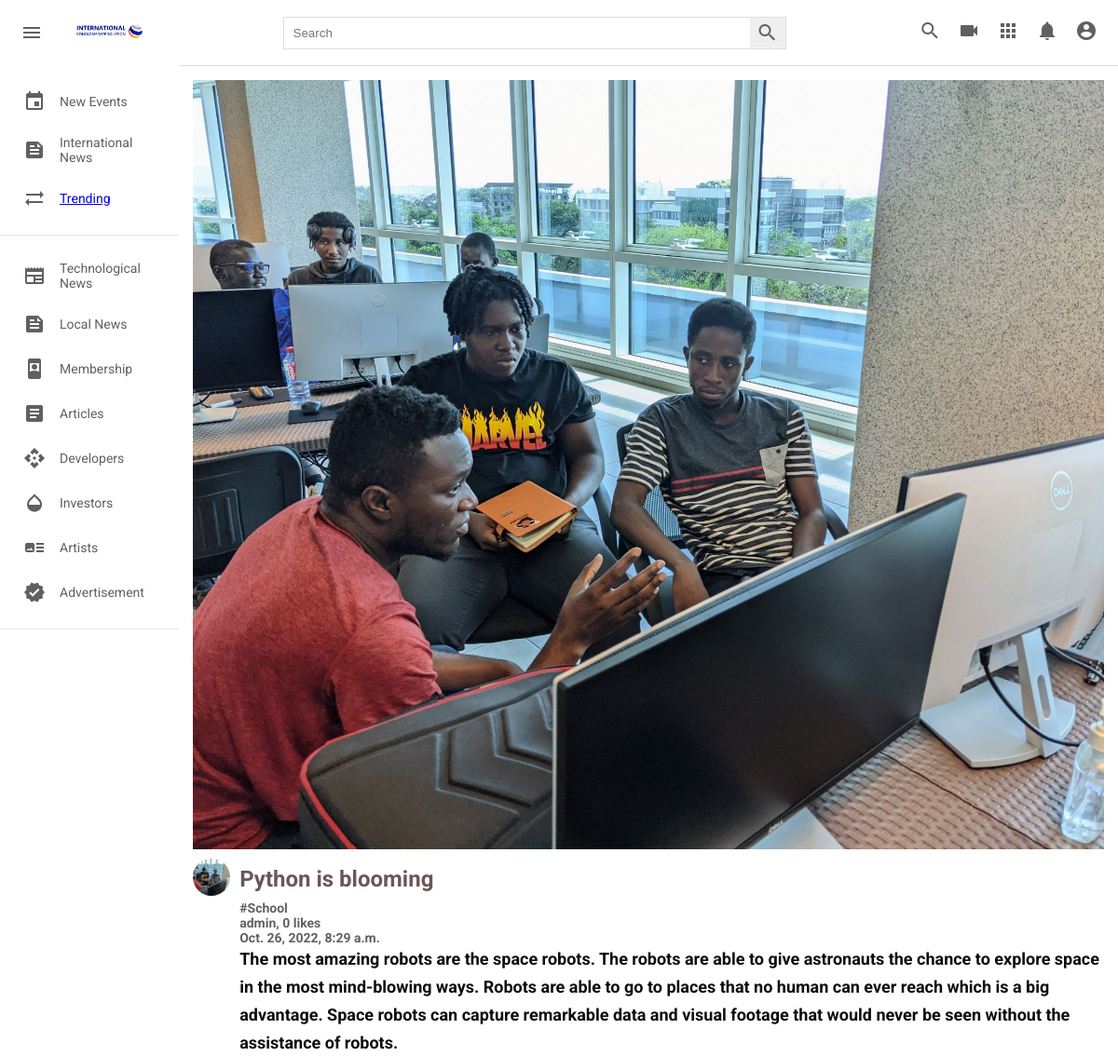
Screenshot of /f8ea8d6d-5f77-4f01-9bba-572c41d00f4b with the database file from the repository.
### post/models.py (models this page shows, shortened)
class TreandingPost(models.Model):
    id = models.UUIDField(primary_key = True, default = uuid.uuid4)
    title = models.CharField(max_length=500, verbose_name="title", blank=True)
    picture = models.ImageField(upload_to=user_directory_path, verbose_name="Picture", null=True)
    caption = models.CharField(max_length=500000, verbose_name="Caption")
    posted = models.DateTimeField(auto_now_add=True)
    tag = models.ManyToManyField(Tag, related_name="trendingPostTag")
    user = models.ForeignKey(User, on_delete=models.CASCADE)
    likes = models.IntegerField(default=0)

class Tag(models.Model):
    title = models.CharField(max_length=100, verbose_name='tag')
    slug = models.SlugField(null=False, unique=True, default=uuid.uuid1)
    class Meta:
        verbose_name = 'Tag'
        verbose_name_plural = 'Tags'
    def __str__(self):
        return self.title

### post/views.py (the view)
# urls.py: path('<str:id>', views.trending_detailed_page, name="trending_detailed_page")
def trending_detailed_page(request, id):
    trending_detail_page = get_object_or_404(TreandingPost, pk=id)
    return render(request, 'trending_detail_page.html', {'trending_detailed_pages':trending_detail_page})

### templates/trending_detail_page.html
{% extends 'base.html' %}
{% load static %}
   {% block content %}
     <div class="detailPage_videos">
        <div class="detailPage_videos__container">
            <div class="detailPage_video">
                <div class="detailPage_video__thumbnail">
                <img src="{{ trending_detailed_pages.picture.url }}" alt="" />
                </div>
                <div class="video__details">
                    <div class="detailPage_author">
                        <img
                        src="{{ trending_detailed_pages.picture.url }}"
                        alt=""
                        />
                    </div>
                    <div class="detailPage_title">
                        <h3> <a href=""> {{ trending_detailed_pages.title }}</a></h3>
                        <h2><b>{% for tag in trending_detailed_pages.tag.all%}<a href="{{tag.get_absolute_url}}"> #{{tag}} </a><br>{% endfor %}</b></h2>
                        <h2><b><a href=""> {{trending_detailed_pages.user.username}}, {{trending_detailed_pages.likes}} likes </a></b></h2>
                        <h2> <b> <a href="">{{trending_detailed_pages.posted}}</a> </b></h2>
                        <h4> <a href=""> {{ trending_detailed_pages.caption }}</a></h4>
                    </div>
                </div>
            </div>
        </div>
      </div>
    </div>
   {% endblock content %}

### static/styles.css (style rules this page uses)
* { margin: 0; padding: 0; box-sizing: border-box; }
body { font-family: 'Roboto', sans-serif; }
.video__details { display: flex; margin-top: 10px; }
.detailPage_videos { background-color: #fff; width: 100%; height: 100%; padding: 15px 15px; border-top: 1px solid #ddd; overflow-y: scroll; }
.detailPage_video { width: 100%; margin-bottom: 30px; }
.detailPage_video__thumbnail { width: 100%; height: 80%; }
.detailPage_video__thumbnail img { object-fit: cover; height: 100%; width: 100%; }
.detailPage_author img { object-fit: cover; border-radius: 50%; height: 40px; width: 40px; margin-right: 10px; }
.detailPage_title { display: flex; flex-direction: column; }
.detailPage_title h3 a { color: rgb(107, 86, 86); line-height: 45px; font-size: 24px; margin-bottom: 6px; }
.detailPage_title h4 a { color: rgb(14, 13, 13); line-height: 30px; font-size: 18px; margin-bottom: 6px; }
.detailPage_title a, span { text-decoration: none; color: rgb(96, 96, 96); font-size: 14px; }

### rows the page displays
TreandingPost: picture (picture), title "Python is blooming", user.username "admin", likes "0", posted "Oct. 26, 2022, 8:29 a.m.", caption "The most amazing robots are the space robots. The robots are able to give astronauts the chance to explore space in the most mind-blowing ways. Robots are able to go to places that no human can ever reach which is a big advantage. Space robots can capture remarkable data and visual footage that would never be seen without the assistance of robots."
Tag: title "School"
